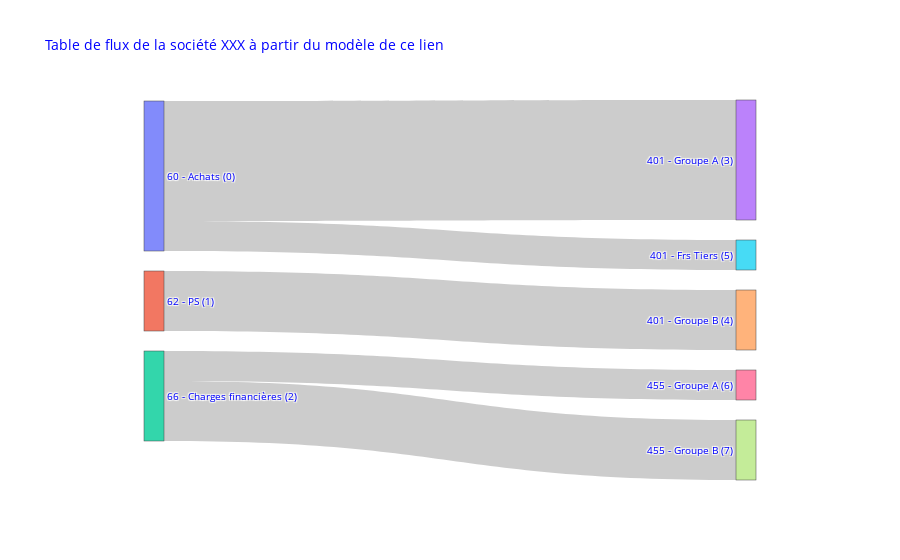

Notebook source saved alongside this figure:
### Markdown cell above
Diagramme SANKEY pour les tables de flux
***
Lien : https://plotly.com/python/sankey-diagram/

### Code cell
import plotly.graph_objects as go

# Configuration du diagramme
fig = go.Figure(go.Sankey(
    arrangement = "snap",
    node = {
        "label": ["60 - Achats (0)", "62 - PS (1)", "66 - Charges financières (2)",
                  "401 - Groupe A (3)", "401 - Groupe B (4)", "401 - Frs Tiers (5)", "455 - Groupe A (6)", "455 - Groupe B (7)"],
        "x": [0.1, 0.1, 0.1, 
              0.9, 0.9, 0.9, 0.9, 0.9], # coordonnées x pour chaque composant du label
        "y": [0.2, 0.4, 0.6,
              0.1, 0.3, 0.2, 0.4, 0.5], # coordonnées y pour chaque composant du label
        'customdata': ["Achats", "PS", "Charges financières",
                  "Frs Groupe A", "Frs Groupe B", "Frs tiers", "Actionnaire Groupe A", "Actionnaire Groupe B"], # commentaire pour chaque flux
        'hovertemplate':'Flux total (entrée / sortie)= %{value}'},  # commentaire pour chaque label
    link = {
        "source": [0, 0, 1, 2, 2], # 0 : 60 - Achats, 1 : 62 - PS...
        "target": [3, 5, 4, 6, 7], # 3 : 401 - Groupe A, 5 : 401 - Frs Tiers...
        "value":  [4, 1, 2, 1, 2], # épaisseur du flux
        "hovertemplate":'Flux venant de %{source.customdata} en direction du %{target.customdata}'})) 

# Configuration de la fenêtre principale
fig.update_layout(
    title="Table de flux de la société XXX à partir du modèle de <a href='https://plotly.com/python/sankey-diagram/#style-sankey-diagram'>ce lien</a>",
    font=dict(size = 10, color = 'blue'))

fig.show()

### Figure 1 — Plotly figure (JSON) as saved in the notebook; plotly's stock layout.template omitted (floating-point values rounded to 4 significant figures)
{"data": [{"arrangement": "snap", "link": {"hovertemplate": "Flux venant de %{source.customdata} en direction du %{target.customdata}", "source": [0, 0, 1, 2, 2], "target": [3, 5, 4, 6, 7], "value": [4, 1, 2, 1, 2]}, "node": {"customdata": ["Achats", "PS", "Charges financières", "Frs Groupe A", "Frs Groupe B", "Frs tiers", "Actionnaire Groupe A", "Actionnaire Groupe B"], "hovertemplate": "Flux total (entrée / sortie)= %{value}", "label": ["60 - Achats (0)", "62 - PS (1)", "66 - Charges financières (2)", "401 - Groupe A (3)", "401 - Groupe B (4)", "401 - Frs Tiers (5)", "455 - Groupe A (6)", "455 - Groupe B (7)"], "x": [0.1, 0.1, 0.1, 0.9, 0.9, 0.9, 0.9, 0.9], "y": [0.2, 0.4, 0.6, 0.1, 0.3, 0.2, 0.4, 0.5]}, "type": "sankey"}], "layout": {"font": {"color": "blue", "size": 10}, "title": {"text": "Table de flux de la société XXX à partir du modèle de <a href='https://plotly.com/python/sankey-diagram/#style-sankey-diagram'>ce lien</a>"}}}
